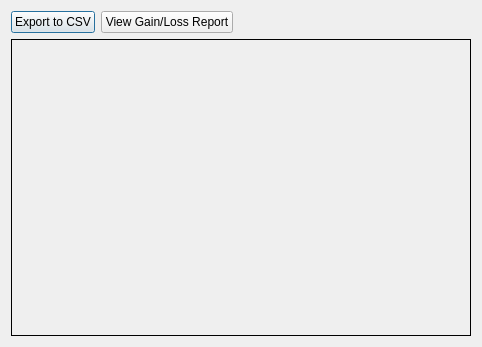
<?xml version="1.0" encoding="UTF-8"?>
<ui version="4.0">
 <class>Dialog</class>
 <widget class="QDialog" name="Dialog">
  <property name="geometry">
   <rect>
    <x>0</x>
    <y>0</y>
    <width>482</width>
    <height>347</height>
   </rect>
  </property>
  <property name="windowTitle">
   <string>Dialog</string>
  </property>
  <layout class="QGridLayout" name="gridLayout">
   <item row="0" column="0">
    <widget class="QPushButton" name="pushButton_2">
     <property name="sizePolicy">
      <sizepolicy hsizetype="Fixed" vsizetype="Fixed">
       <horstretch>0</horstretch>
       <verstretch>0</verstretch>
      </sizepolicy>
     </property>
     <property name="layoutDirection">
      <enum>Qt::LeftToRight</enum>
     </property>
     <property name="text">
      <string>Export to CSV</string>
     </property>
    </widget>
   </item>
   <item row="0" column="1">
    <widget class="QPushButton" name="pushButton_3">
     <property name="sizePolicy">
      <sizepolicy hsizetype="Fixed" vsizetype="Fixed">
       <horstretch>0</horstretch>
       <verstretch>0</verstretch>
      </sizepolicy>
     </property>
     <property name="text">
      <string>View Gain/Loss Report</string>
     </property>
    </widget>
   </item>
   <item row="1" column="0" rowspan="3" colspan="3">
    <widget class="QLabel" name="label">
     <property name="sizePolicy">
      <sizepolicy hsizetype="Minimum" vsizetype="Minimum">
       <horstretch>0</horstretch>
       <verstretch>0</verstretch>
      </sizepolicy>
     </property>
     <property name="frameShape">
      <enum>QFrame::Box</enum>
     </property>
     <property name="text">
      <string/>
     </property>
     <property name="pixmap">
      <pixmap>C:/Users/Phos/Desktop/index.png</pixmap>
     </property>
     <property name="scaledContents">
      <bool>true</bool>
     </property>
     <property name="alignment">
      <set>Qt::AlignHCenter|Qt::AlignTop</set>
     </property>
    </widget>
   </item>
  </layout>
 </widget>
 <resources/>
 <connections/>
</ui>
